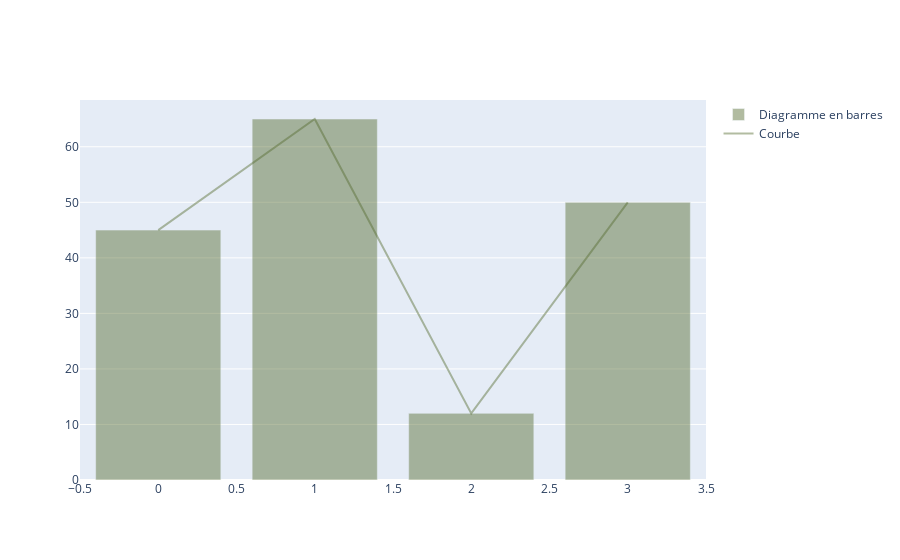

The cell this chart's notebook holds for it:
### Markdown cell above
### Modification des `traces`

De la même manière, nous pouvons chercher dans le référentiel les options de configurations pour chaque trace.

Appliquons quelques modifications sur les traces à l'aide de la méthode "magic underscore" (méthode 2 ci-dessus).

### Code cell
# Recréation du graphe non-personnalisé
combined_graph = go.Figure(
    data=[go.Bar(y=random_data, name='Diagramme en barres'),
          go.Scatter(y=random_data, mode='lines', name='Courbe')]
)

combined_graph.update_traces(opacity=0.45, marker_color='darkolivegreen')

### Figure 1 — Plotly figure (JSON) as saved in the notebook; plotly's stock layout.template omitted (floating-point values rounded to 4 significant figures)
{"data": [{"marker": {"color": "darkolivegreen"}, "name": "Diagramme en barres", "opacity": 0.45, "type": "bar", "y": [45, 65, 12, 50]}, {"marker": {"color": "darkolivegreen"}, "mode": "lines", "name": "Courbe", "opacity": 0.45, "type": "scatter", "y": [45, 65, 12, 50]}], "layout": {"autosize": true, "xaxis": {"autorange": true, "range": [-0.5, 3.5]}, "yaxis": {"autorange": true, "range": [0, 68.42], "type": "linear"}}}
